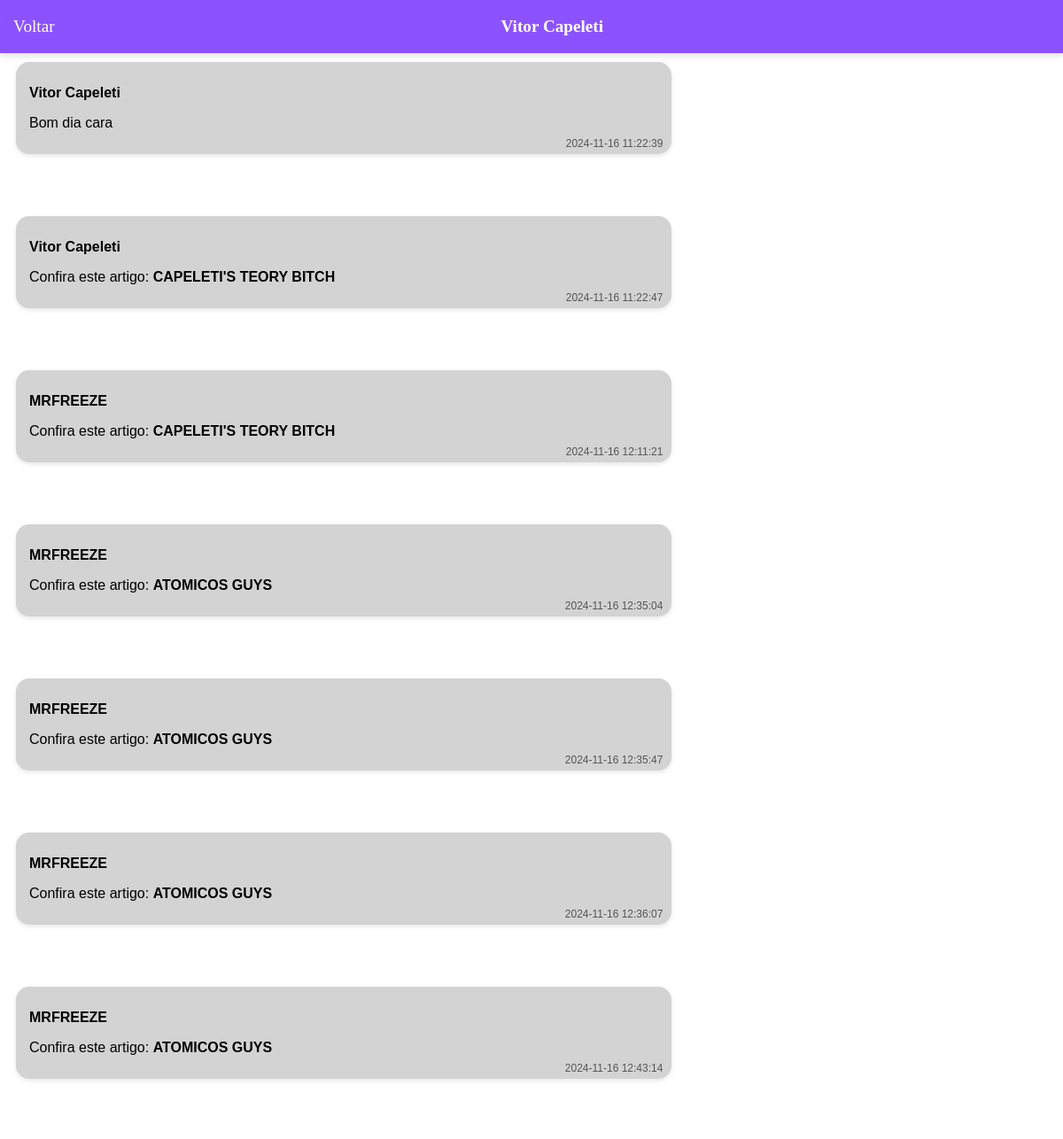
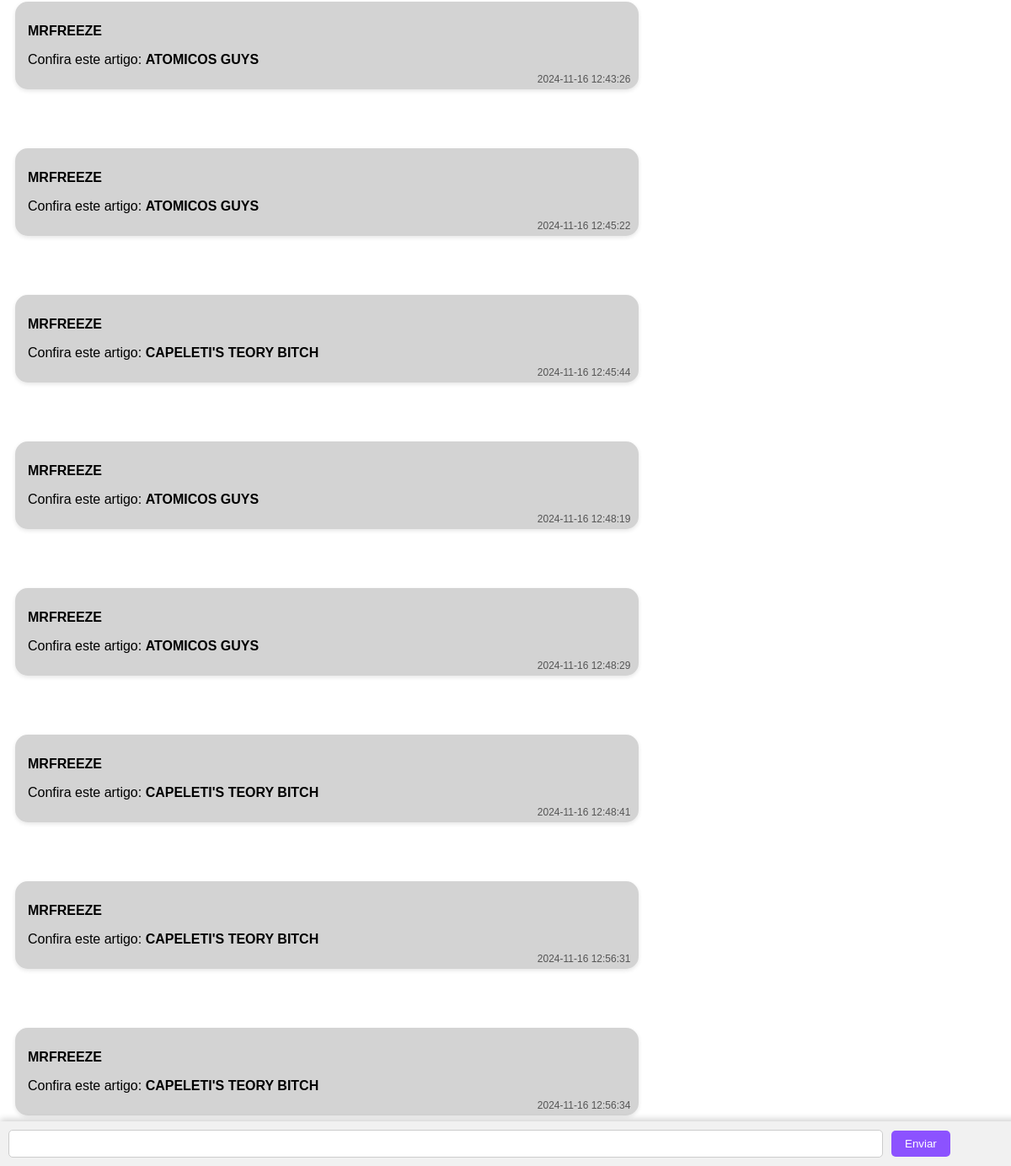
The app's page /view/chat.php?token=b2b5c0dbe70b0b48f777ab2c2622fb5c (signed in) with its own data (2 pictures, top to bottom).
### tables this page shows
CREATE TABLE `usuario` (
  `USU_INT_ID` int(11) NOT NULL,
  `USU_VAR_NAME` varchar(50) NOT NULL,
  `USU_VAR_EMAIL` varchar(100) NOT NULL,
  `USU_VAR_PASSWORD` varchar(255) NOT NULL,
  `USU_VAR_IMGPERFIL` varchar(255) DEFAULT NULL,
  `USU_VAR_IMGBACK` varchar(255) DEFAULT NULL,
  `USU_VAR_DESC` varchar(255) DEFAULT NULL,
  `USU_VAR_CIDADE` varchar(50) DEFAULT NULL,
  `USU_VAR_OCUPACAO` varchar(50) DEFAULT NULL
);

CREATE TABLE `mensagens` (
  `MSG_INT_ID` int(11) NOT NULL,
  `CONV_INT_ID` int(11) DEFAULT NULL,
  `USU_INT_ID` int(11) DEFAULT NULL,
  `MSG_VAR_CONTEUDO` text DEFAULT NULL,
  `MSG_DAT_ENVIO` datetime DEFAULT current_timestamp(),
  `MSG_TIPO` enum('texto','artigo') DEFAULT 'texto',
  `MSG_ARTIGO_TOKEN` varchar(255) DEFAULT NULL
);

CREATE TABLE `artigo` (
  `ART_INT_ID` int(11) NOT NULL,
  `ART_VAR_TITULO` varchar(250) NOT NULL,
  `ART_VAR_DESCRICAO` varchar(2000) NOT NULL,
  `ART_VAR_CATEGORIA` varchar(50) NOT NULL,
  `ART_VAR_STATUS` varchar(12) NOT NULL,
  `ART_VAR_ARQUIVO` varchar(500) NOT NULL,
  `USU_INT_ID` int(11) NOT NULL,
  `ART_DAT_POSTAGEM` datetime DEFAULT current_timestamp()
);

### view/php/verificacaoChat.php (called while the page is built, shortened)
<?php
require_once('conection.php');
if(isset($_GET['token'])){
    $tokenusu = $_GET['token'];
    $sqlToken = "SELECT USU_INT_ID FROM tokens_usuario WHERE TOK_USU_VAR_TOK = ?";
    $stmtToken = $conection->prepare($sqlToken);
    $stmtToken->bind_param('s', $tokenusu);
    $stmtToken->execute();
    $resultToken = $stmtToken->get_result();
    if ($resultToken->num_rows > 0) {
    $userChat1 = $_SESSION['id'];
    $userChat2test = $resultToken->fetch_assoc();
    $userChat2 = $userChat2test['USU_INT_ID'];
    $sqlChat = "SELECT CONV_INT_ID FROM conversas WHERE USU_INT_ID_1 = $userChat1 AND USU_INT_ID_2 = $userChat2 OR
    USU_INT_ID_1 = $userChat2 AND USU_INT_ID_2 = $userChat1";
    $exSqlChat = mysqli_query($conection, $sqlChat);
    $verifica = mysqli_num_rows($exSqlChat);
    if($verifica < 1){
        $sqlInsertChat = "INSERT INTO conversas (USU_INT_ID_1, USU_INT_ID_2) VALUES ($userChat1, $userChat2)";
        $exSqlInsertChat = mysqli_query($conection, $sqlInsertChat);
        if($exSqlInsertChat == true){
            return $tokenusu;
        }else{
            die('erro ao iniciar o chat');
        }
    }else{
        return $tokenusu;
    }
    }else{
        echo'Erro no token';
    }
}
?>

### view/chat.php (the view, shortened to what this page needs)
<?php
require_once('../view/php/conection.php');
require_once('../view/php/verificacaoChat.php');
?>
<!DOCTYPE html>
<html lang="en">
<head>
</head>
<body>
    <?php
        $sqlChat = "SELECT CONV_INT_ID, USU_INT_ID_1, USU_INT_ID_2 FROM conversas WHERE (USU_INT_ID_1 = $userChat1 AND USU_INT_ID_2 = $userChat2) OR
        (USU_INT_ID_1 = $userChat2 AND USU_INT_ID_2 = $userChat1)";
        $exSqlChat = mysqli_query($conection, $sqlChat);
        $chat = mysqli_fetch_assoc($exSqlChat);
        $usuarioChat1 =  $chat['USU_INT_ID_1'];
        $usuarioChat2 = $chat['USU_INT_ID_2'];
        $conversaId = $chat['CONV_INT_ID'];
    ?>
    <header class="conversa">
        <a href="home.php">Voltar</a>
        <div class="user-name">
            <?php
            if ($usuarioChat1 == $_SESSION['id']) {
                $selectNomeChat = "SELECT USU_VAR_NAME FROM usuario WHERE USU_INT_ID = $usuarioChat2";
                $exSelectNomeChat = mysqli_query($conection, $selectNomeChat);
                $nomeChat = mysqli_fetch_assoc($exSelectNomeChat);
                echo $nomeChat['USU_VAR_NAME'];
            } else {
                $selectNomeChat = "SELECT USU_VAR_NAME FROM usuario WHERE USU_INT_ID = $usuarioChat1";
                $exSelectNomeChat = mysqli_query($conection, $selectNomeChat);
                $nomeChat = mysqli_fetch_assoc($exSelectNomeChat);
                echo $nomeChat['USU_VAR_NAME'];
            }
            ?>
        </div>
    </header>
    <div class="mensagens">
    <?php
    require_once('../view/php/enviarMensagem.php');
    $sqlPesquisaChat = "SELECT u.USU_VAR_NAME, m.CONV_INT_ID, m.USU_INT_ID, m.MSG_VAR_CONTEUDO,
                               m.MSG_TIPO, m.MSG_ARTIGO_TOKEN, m.MSG_DAT_ENVIO
                        FROM usuario u
                        JOIN mensagens m ON u.USU_INT_ID = m.USU_INT_ID
                        WHERE m.CONV_INT_ID = $conversaId
                        ORDER BY m.MSG_DAT_ENVIO ASC";
    $sqlPesquisaChatExecute = mysqli_query($conection, $sqlPesquisaChat);
    while ($conversa = mysqli_fetch_assoc($sqlPesquisaChatExecute)) {
        $conteudo = $conversa['MSG_VAR_CONTEUDO'];
        $tipoMensagem = $conversa['MSG_TIPO'];
        $tokenArtigo = $conversa['MSG_ARTIGO_TOKEN'];
        if ($tipoMensagem === 'artigo' && $tokenArtigo) {
            $queryToken = "SELECT ART_INT_ID FROM tokens_artigo WHERE TOK_ART_VAR_TOK = ?";
            $stmtToken = $conection->prepare($queryToken);
            if ($stmtToken) {
                $stmtToken->bind_param("s", $tokenArtigo);
                $stmtToken->execute();
                $stmtToken->bind_result($artigoId);
                if ($artigoId) {
                    $queryTitulo = "SELECT ART_VAR_TITULO FROM artigo WHERE ART_INT_ID = ?";
                    $stmtTitulo = $conection->prepare($queryTitulo);
                    if ($stmtTitulo) {
                        $stmtTitulo->bind_param("i", $artigoId);
                        $stmtTitulo->execute();
                        $stmtTitulo->bind_result($tituloArtigo);
                        if ($tituloArtigo) {
                            $conteudo = 'Confira este artigo: <a href="artigo.php?token=' . htmlspecialchars($tokenArtigo, ENT_QUOTES, 'UTF-8') . '" target="_blank">' . htmlspecialchars($tituloArtigo, ENT_QUOTES, 'UTF-8') . '</a>';
                        } else {
                            $conteudo = 'Confira este artigo: <a href="artigo.php?token=' . $tokenArtigo . '" target="_blank">Clique aqui para ver o artigo</a>';
                        }
                    }
                }
                }
            }
        echo '
            <div class="message other">
                <p class="user-name">' . $conversa['USU_VAR_NAME'] . '</p>
                <p>' . $conteudo . '</p>
                <span class="timestamp">' . $conversa['MSG_DAT_ENVIO'] . '</span>
            </div>';
    }
    ?>
    <div>
        <form action="" method="post" class="message-bar">
            <input type="text" name="mensagem" id="">
            <input type="submit" name="Enviar" value="Enviar">
        </form>
    </div>
</div>
</body>
</html>

### view/chat.php (style rules this page uses)
.message-bar { position: fixed; bottom: 0; left: 0; width: 100%; background-color: #f1f1f1; padding: 10px; box-shadow: 0px -2px 8px rgba(0, 0, 0, 0.2); display: flex; align-items: center; }
.message-bar input[type="text"] { width: 85%; padding: 8px; margin-right: 10px; border: 1px solid #ccc; border-radius: 5px; }
.message-bar input[type="submit"] { padding: 8px 16px; background-color: #8c52ff; color: white; border: none; border-radius: 5px; cursor: pointer; }
.message { max-width: 60%; margin: 10px; padding: 10px 15px; margin-top: 70px; border-radius: 15px; background-color: lightgray; position: relative; font-family: Arial, sans-serif; box-shadow: 0px 2px 5px rgba(0, 0, 0, 0.1); }
.message.other { background-color: lightgray; align-self: flex-start; margin-bottom: 60px; }
.message.other a { text-decoration: none; color: black; font-weight: bold; }
.message .user-name { font-weight: bold; margin-bottom: 5px; }
.message .timestamp { position: absolute; bottom: 5px; right: 10px; font-size: 0.75em; color: #555; }
header { display: flex; align-items: center; justify-content: space-between; position: fixed; top: 0; left: 0; width: 100%; height: 60px; background-color: #8c52ff; color: white; padding: 0 15px; box-shadow: 0px 4px 6px rgba(0, 0, 0, 0.1); z-index: 10; box-sizing: border-box; }
header a { text-decoration: none; color: white; font-size: 1.2em; }
header .user-name { flex-grow: 1; text-align: center; font-weight: bold; font-size: 1.2em; }

### records on screen
usuario: USU_VAR_NAME "Vitor Capeleti"
mensagens: USU_INT_ID.USU_VAR_NAME "Vitor Capeleti", MSG_VAR_CONTEUDO "Bom dia cara", MSG_DAT_ENVIO "2024-11-16 11:22:39"
mensagens: USU_INT_ID.USU_VAR_NAME "Vitor Capeleti", artigo.ART_VAR_TITULO "CAPELETI'S TEORY BITCH", MSG_DAT_ENVIO "2024-11-16 11:22:47"
mensagens: USU_INT_ID.USU_VAR_NAME "MRFREEZE", artigo.ART_VAR_TITULO "CAPELETI'S TEORY BITCH", MSG_DAT_ENVIO "2024-11-16 12:11:21"
mensagens: USU_INT_ID.USU_VAR_NAME "MRFREEZE", artigo.ART_VAR_TITULO "ATOMICOS GUYS", MSG_DAT_ENVIO "2024-11-16 12:35:04"
mensagens: USU_INT_ID.USU_VAR_NAME "MRFREEZE", artigo.ART_VAR_TITULO "ATOMICOS GUYS", MSG_DAT_ENVIO "2024-11-16 12:35:47"
mensagens: USU_INT_ID.USU_VAR_NAME "MRFREEZE", artigo.ART_VAR_TITULO "ATOMICOS GUYS", MSG_DAT_ENVIO "2024-11-16 12:36:07"
mensagens: USU_INT_ID.USU_VAR_NAME "MRFREEZE", artigo.ART_VAR_TITULO "ATOMICOS GUYS", MSG_DAT_ENVIO "2024-11-16 12:43:14"
mensagens: USU_INT_ID.USU_VAR_NAME "MRFREEZE", artigo.ART_VAR_TITULO "ATOMICOS GUYS", MSG_DAT_ENVIO "2024-11-16 12:43:26"
mensagens: USU_INT_ID.USU_VAR_NAME "MRFREEZE", artigo.ART_VAR_TITULO "ATOMICOS GUYS", MSG_DAT_ENVIO "2024-11-16 12:45:22"
mensagens: USU_INT_ID.USU_VAR_NAME "MRFREEZE", artigo.ART_VAR_TITULO "CAPELETI'S TEORY BITCH", MSG_DAT_ENVIO "2024-11-16 12:45:44"
mensagens: USU_INT_ID.USU_VAR_NAME "MRFREEZE", artigo.ART_VAR_TITULO "ATOMICOS GUYS", MSG_DAT_ENVIO "2024-11-16 12:48:19"
mensagens: USU_INT_ID.USU_VAR_NAME "MRFREEZE", artigo.ART_VAR_TITULO "ATOMICOS GUYS", MSG_DAT_ENVIO "2024-11-16 12:48:29"
mensagens: USU_INT_ID.USU_VAR_NAME "MRFREEZE", artigo.ART_VAR_TITULO "CAPELETI'S TEORY BITCH", MSG_DAT_ENVIO "2024-11-16 12:48:41"
mensagens: USU_INT_ID.USU_VAR_NAME "MRFREEZE", artigo.ART_VAR_TITULO "CAPELETI'S TEORY BITCH", MSG_DAT_ENVIO "2024-11-16 12:56:31"
mensagens: USU_INT_ID.USU_VAR_NAME "MRFREEZE", artigo.ART_VAR_TITULO "CAPELETI'S TEORY BITCH", MSG_DAT_ENVIO "2024-11-16 12:56:34"
